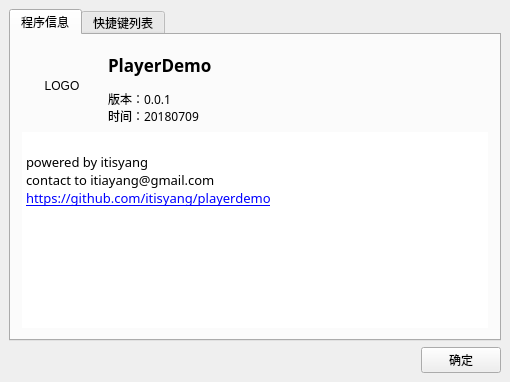
<?xml version="1.0" encoding="UTF-8"?>
<ui version="4.0">
 <class>About</class>
 <widget class="QWidget" name="About">
  <property name="geometry">
   <rect>
    <x>0</x>
    <y>0</y>
    <width>510</width>
    <height>382</height>
   </rect>
  </property>
  <property name="font">
   <font>
    <pointsize>9</pointsize>
   </font>
  </property>
  <property name="windowTitle">
   <string>PlayerDemo 关于</string>
  </property>
  <property name="windowIcon">
   <iconset>
    <normaloff>://res/Player.ico</normaloff>://res/Player.ico</iconset>
  </property>
  <layout class="QGridLayout" name="gridLayout">
   <property name="leftMargin">
    <number>9</number>
   </property>
   <property name="topMargin">
    <number>9</number>
   </property>
   <property name="rightMargin">
    <number>9</number>
   </property>
   <property name="bottomMargin">
    <number>9</number>
   </property>
   <property name="spacing">
    <number>6</number>
   </property>
   <item row="0" column="0" colspan="2">
    <widget class="QTabWidget" name="tabWidget">
     <property name="currentIndex">
      <number>0</number>
     </property>
     <widget class="QWidget" name="tab">
      <attribute name="title">
       <string>程序信息</string>
      </attribute>
      <layout class="QGridLayout" name="gridLayout_4">
       <item row="0" column="0">
        <layout class="QVBoxLayout" name="verticalLayout">
         <item>
          <layout class="QHBoxLayout" name="horizontalLayout">
           <item>
            <widget class="QLabel" name="LogoLabel">
             <property name="minimumSize">
              <size>
               <width>80</width>
               <height>80</height>
              </size>
             </property>
             <property name="maximumSize">
              <size>
               <width>80</width>
               <height>80</height>
              </size>
             </property>
             <property name="text">
              <string>LOGO</string>
             </property>
             <property name="alignment">
              <set>Qt::AlignCenter</set>
             </property>
            </widget>
           </item>
           <item>
            <layout class="QGridLayout" name="gridLayout_2">
             <item row="0" column="0">
              <widget class="QLabel" name="label_2">
               <property name="font">
                <font>
                 <family>微软雅黑</family>
                 <pointsize>13</pointsize>
                 <weight>75</weight>
                 <bold>true</bold>
                </font>
               </property>
               <property name="text">
                <string>PlayerDemo</string>
               </property>
              </widget>
             </item>
             <item row="1" column="0">
              <widget class="QLabel" name="VersionLabel">
               <property name="font">
                <font>
                 <family>微软雅黑</family>
                 <pointsize>9</pointsize>
                </font>
               </property>
               <property name="text">
                <string>版本：0.0.1
时间：20180709</string>
               </property>
              </widget>
             </item>
            </layout>
           </item>
          </layout>
         </item>
         <item>
          <widget class="QTextBrowser" name="textBrowser_2">
           <property name="font">
            <font>
             <family>微软雅黑</family>
             <pointsize>9</pointsize>
            </font>
           </property>
           <property name="frameShape">
            <enum>QFrame::NoFrame</enum>
           </property>
           <property name="html">
            <string>&lt;!DOCTYPE HTML PUBLIC &quot;-//W3C//DTD HTML 4.0//EN&quot; &quot;http://www.w3.org/TR/REC-html40/strict.dtd&quot;&gt;
&lt;html&gt;&lt;head&gt;&lt;meta name=&quot;qrichtext&quot; content=&quot;1&quot; /&gt;&lt;style type=&quot;text/css&quot;&gt;
p, li { white-space: pre-wrap; }
&lt;/style&gt;&lt;/head&gt;&lt;body style=&quot; font-family:'微软雅黑'; font-size:9pt; font-weight:400; font-style:normal;&quot;&gt;
&lt;p style=&quot;-qt-paragraph-type:empty; margin-top:0px; margin-bottom:0px; margin-left:0px; margin-right:0px; -qt-block-indent:0; text-indent:0px; font-family:'SimSun';&quot;&gt;&lt;br /&gt;&lt;/p&gt;
&lt;p style=&quot; margin-top:0px; margin-bottom:0px; margin-left:0px; margin-right:0px; -qt-block-indent:0; text-indent:0px;&quot;&gt;&lt;span style=&quot; font-family:'SimSun'; font-size:10pt;&quot;&gt;powered by itisyang&lt;/span&gt;&lt;/p&gt;
&lt;p style=&quot; margin-top:0px; margin-bottom:0px; margin-left:0px; margin-right:0px; -qt-block-indent:0; text-indent:0px;&quot;&gt;&lt;span style=&quot; font-family:'SimSun'; font-size:10pt;&quot;&gt;contact to itiayang@gmail.com&lt;/span&gt;&lt;/p&gt;
&lt;p style=&quot; margin-top:0px; margin-bottom:0px; margin-left:0px; margin-right:0px; -qt-block-indent:0; text-indent:0px;&quot;&gt;&lt;a href=&quot;https://github.com/itisyang/playerdemo&quot;&gt;&lt;span style=&quot; font-family:'SimSun'; font-size:10pt; text-decoration: underline; color:#0000ff;&quot;&gt;https://github.com/itisyang/playerdemo&lt;/span&gt;&lt;/a&gt;&lt;/p&gt;&lt;/body&gt;&lt;/html&gt;</string>
           </property>
           <property name="openExternalLinks">
            <bool>true</bool>
           </property>
          </widget>
         </item>
        </layout>
       </item>
      </layout>
     </widget>
     <widget class="QWidget" name="tab_2">
      <attribute name="title">
       <string>快捷键列表</string>
      </attribute>
      <layout class="QGridLayout" name="gridLayout_3">
       <item row="0" column="0">
        <widget class="QTextBrowser" name="textBrowser">
         <property name="frameShape">
          <enum>QFrame::NoFrame</enum>
         </property>
         <property name="html">
          <string>&lt;!DOCTYPE HTML PUBLIC &quot;-//W3C//DTD HTML 4.0//EN&quot; &quot;http://www.w3.org/TR/REC-html40/strict.dtd&quot;&gt;
&lt;html&gt;&lt;head&gt;&lt;meta name=&quot;qrichtext&quot; content=&quot;1&quot; /&gt;&lt;style type=&quot;text/css&quot;&gt;
p, li { white-space: pre-wrap; }
&lt;/style&gt;&lt;/head&gt;&lt;body style=&quot; font-family:'SimSun'; font-size:9pt; font-weight:400; font-style:normal;&quot;&gt;
&lt;p style=&quot; margin-top:0px; margin-bottom:0px; margin-left:0px; margin-right:0px; -qt-block-indent:0; text-indent:0px;&quot;&gt;&lt;span style=&quot; font-size:10pt;&quot;&gt;快捷键	指令&lt;/span&gt;&lt;/p&gt;
&lt;p style=&quot; margin-top:0px; margin-bottom:0px; margin-left:0px; margin-right:0px; -qt-block-indent:0; text-indent:0px;&quot;&gt;&lt;span style=&quot; font-size:10pt;&quot;&gt;----------------------------------&lt;/span&gt;&lt;/p&gt;
&lt;p style=&quot; margin-top:0px; margin-bottom:0px; margin-left:0px; margin-right:0px; -qt-block-indent:0; text-indent:0px;&quot;&gt;&lt;span style=&quot; font-size:10pt;&quot;&gt;Enter	屏幕-&amp;gt;全屏&lt;/span&gt;&lt;/p&gt;
&lt;p style=&quot; margin-top:0px; margin-bottom:0px; margin-left:0px; margin-right:0px; -qt-block-indent:0; text-indent:0px;&quot;&gt;&lt;span style=&quot; font-size:10pt;&quot;&gt;↑	声音-&amp;gt;音量 +&lt;/span&gt;&lt;/p&gt;
&lt;p style=&quot; margin-top:0px; margin-bottom:0px; margin-left:0px; margin-right:0px; -qt-block-indent:0; text-indent:0px;&quot;&gt;&lt;span style=&quot; font-size:10pt;&quot;&gt;↓	声音-&amp;gt;音量 -&lt;/span&gt;&lt;/p&gt;
&lt;p style=&quot; margin-top:0px; margin-bottom:0px; margin-left:0px; margin-right:0px; -qt-block-indent:0; text-indent:0px;&quot;&gt;&lt;span style=&quot; font-size:10pt;&quot;&gt;→	播放-&amp;gt;定位-&amp;gt;步进5 秒&lt;/span&gt;&lt;/p&gt;
&lt;p style=&quot; margin-top:0px; margin-bottom:0px; margin-left:0px; margin-right:0px; -qt-block-indent:0; text-indent:0px;&quot;&gt;&lt;span style=&quot; font-size:10pt;&quot;&gt;←	播放-&amp;gt;定位-&amp;gt;步退5 秒&lt;/span&gt;&lt;/p&gt;&lt;/body&gt;&lt;/html&gt;</string>
         </property>
        </widget>
       </item>
      </layout>
     </widget>
    </widget>
   </item>
   <item row="1" column="1" alignment="Qt::AlignRight">
    <widget class="QPushButton" name="ClosePushButton">
     <property name="layoutDirection">
      <enum>Qt::LeftToRight</enum>
     </property>
     <property name="text">
      <string>确定</string>
     </property>
     <property name="autoDefault">
      <bool>false</bool>
     </property>
    </widget>
   </item>
  </layout>
 </widget>
 <layoutdefault spacing="6" margin="11"/>
 <resources/>
 <connections/>
</ui>
